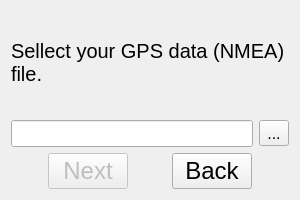
<?xml version="1.0" encoding="UTF-8"?>
<ui version="4.0">
 <class>NmeaDialog</class>
 <widget class="QDialog" name="nmeaDialog">
  <property name="geometry">
   <rect>
    <x>0</x>
    <y>0</y>
    <width>300</width>
    <height>200</height>
   </rect>
  </property>
  <property name="windowTitle">
   <string>Dialog</string>
  </property>
  <layout class="QGridLayout" name="gridLayout_2">
   <item row="0" column="0">
    <layout class="QGridLayout" name="gridLayout">
     <item row="0" column="0">
      <widget class="QLabel" name="label">
       <property name="font">
        <font>
         <pointsize>15</pointsize>
        </font>
       </property>
       <property name="text">
        <string>Sellect your GPS data (NMEA) file.</string>
       </property>
       <property name="wordWrap">
        <bool>true</bool>
       </property>
      </widget>
     </item>
     <item row="1" column="0">
      <layout class="QHBoxLayout" name="horizontalLayout_2">
       <item>
        <widget class="QLineEdit" name="lineEdit">
         <property name="font">
          <font>
           <pointsize>12</pointsize>
          </font>
         </property>
        </widget>
       </item>
       <item>
        <widget class="QToolButton" name="toolButton">
         <property name="font">
          <font>
           <pointsize>12</pointsize>
          </font>
         </property>
         <property name="text">
          <string>...</string>
         </property>
        </widget>
       </item>
      </layout>
     </item>
     <item row="2" column="0">
      <layout class="QHBoxLayout" name="horizontalLayout">
       <item>
        <spacer name="horizontalSpacer">
         <property name="orientation">
          <enum>Qt::Horizontal</enum>
         </property>
         <property name="sizeHint" stdset="0">
          <size>
           <width>40</width>
           <height>20</height>
          </size>
         </property>
        </spacer>
       </item>
       <item>
        <widget class="QPushButton" name="nextButton">
         <property name="enabled">
          <bool>false</bool>
         </property>
         <property name="sizePolicy">
          <sizepolicy hsizetype="Minimum" vsizetype="Fixed">
           <horstretch>0</horstretch>
           <verstretch>0</verstretch>
          </sizepolicy>
         </property>
         <property name="font">
          <font>
           <pointsize>18</pointsize>
          </font>
         </property>
         <property name="text">
          <string>Next</string>
         </property>
        </widget>
       </item>
       <item>
        <spacer name="horizontalSpacer_3">
         <property name="orientation">
          <enum>Qt::Horizontal</enum>
         </property>
         <property name="sizeHint" stdset="0">
          <size>
           <width>40</width>
           <height>20</height>
          </size>
         </property>
        </spacer>
       </item>
       <item>
        <widget class="QPushButton" name="backButton">
         <property name="sizePolicy">
          <sizepolicy hsizetype="Minimum" vsizetype="Fixed">
           <horstretch>0</horstretch>
           <verstretch>0</verstretch>
          </sizepolicy>
         </property>
         <property name="font">
          <font>
           <pointsize>18</pointsize>
          </font>
         </property>
         <property name="text">
          <string>Back</string>
         </property>
        </widget>
       </item>
       <item>
        <spacer name="horizontalSpacer_2">
         <property name="orientation">
          <enum>Qt::Horizontal</enum>
         </property>
         <property name="sizeHint" stdset="0">
          <size>
           <width>40</width>
           <height>20</height>
          </size>
         </property>
        </spacer>
       </item>
      </layout>
     </item>
    </layout>
   </item>
  </layout>
 </widget>
 <resources/>
 <connections/>
</ui>
